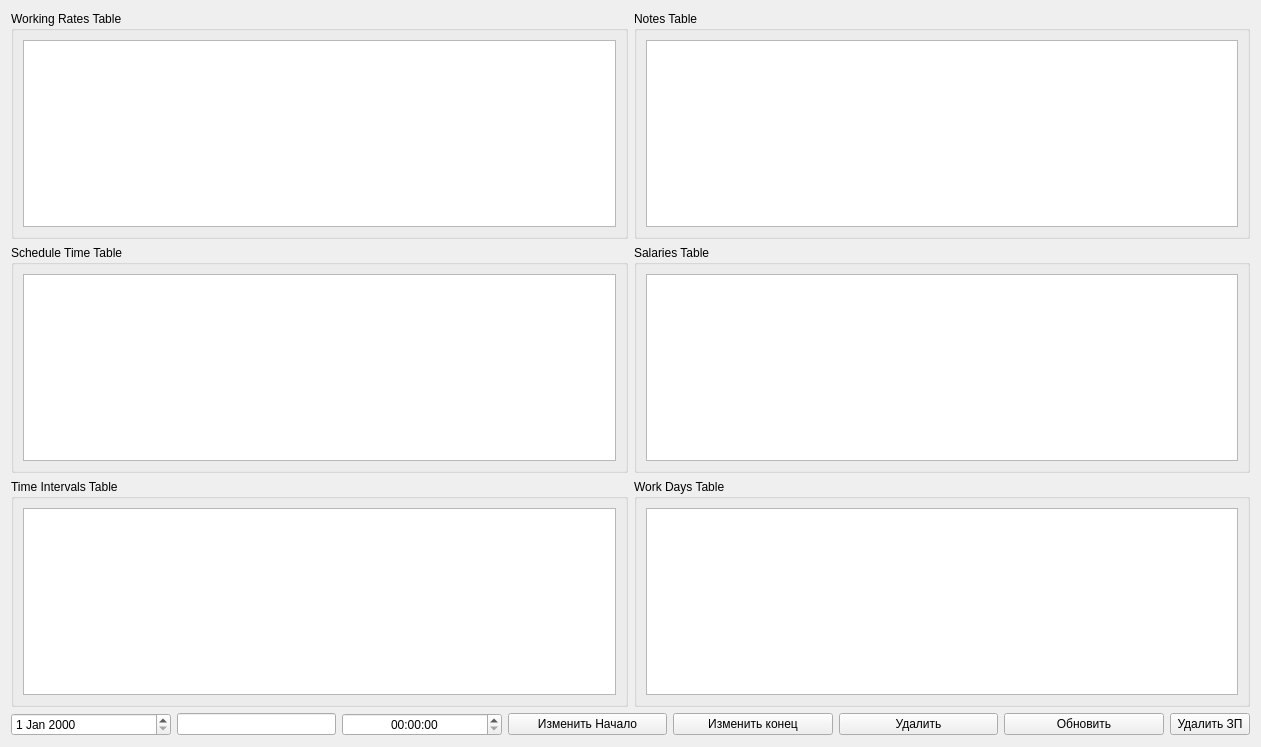
<?xml version="1.0" encoding="UTF-8"?>
<ui version="4.0">
 <class>TablesDataBase</class>
 <widget class="QWidget" name="TablesDataBase">
  <property name="geometry">
   <rect>
    <x>0</x>
    <y>0</y>
    <width>1261</width>
    <height>747</height>
   </rect>
  </property>
  <property name="windowTitle">
   <string>Form</string>
  </property>
  <layout class="QGridLayout" name="gridLayout">
   <item row="0" column="0">
    <widget class="QGroupBox" name="groupBox">
     <property name="title">
      <string>Working Rates Table</string>
     </property>
     <layout class="QHBoxLayout" name="horizontalLayout">
      <item>
       <widget class="QTableView" name="WorkingRatesTable"/>
      </item>
     </layout>
    </widget>
   </item>
   <item row="0" column="1">
    <widget class="QGroupBox" name="groupBox_2">
     <property name="title">
      <string>Notes Table</string>
     </property>
     <layout class="QHBoxLayout" name="horizontalLayout_2">
      <item>
       <widget class="QTableView" name="NotesTable"/>
      </item>
     </layout>
    </widget>
   </item>
   <item row="1" column="0">
    <widget class="QGroupBox" name="groupBox_3">
     <property name="title">
      <string>Schedule Time Table</string>
     </property>
     <layout class="QHBoxLayout" name="horizontalLayout_3">
      <item>
       <widget class="QTableView" name="ScheduleTimeTable"/>
      </item>
     </layout>
    </widget>
   </item>
   <item row="1" column="1">
    <widget class="QGroupBox" name="groupBox_4">
     <property name="title">
      <string>Salaries Table</string>
     </property>
     <layout class="QHBoxLayout" name="horizontalLayout_4">
      <item>
       <widget class="QTableView" name="SalariesTable"/>
      </item>
     </layout>
    </widget>
   </item>
   <item row="2" column="0">
    <widget class="QGroupBox" name="groupBox_5">
     <property name="title">
      <string>Time Intervals Table</string>
     </property>
     <layout class="QHBoxLayout" name="horizontalLayout_5">
      <item>
       <widget class="QTableView" name="TimeIntervalsTable"/>
      </item>
     </layout>
    </widget>
   </item>
   <item row="2" column="1">
    <widget class="QGroupBox" name="groupBox_6">
     <property name="title">
      <string>Work Days Table</string>
     </property>
     <layout class="QHBoxLayout" name="horizontalLayout_6">
      <item>
       <widget class="QTableView" name="WorkDaysTable"/>
      </item>
     </layout>
    </widget>
   </item>
   <item row="3" column="0" colspan="2">
    <layout class="QHBoxLayout" name="horizontalLayout_7">
     <item>
      <widget class="QDateEdit" name="DateEdit">
       <property name="sizePolicy">
        <sizepolicy hsizetype="Expanding" vsizetype="Fixed">
         <horstretch>0</horstretch>
         <verstretch>0</verstretch>
        </sizepolicy>
       </property>
      </widget>
     </item>
     <item>
      <widget class="QLineEdit" name="IntervalEdit">
       <property name="sizePolicy">
        <sizepolicy hsizetype="Expanding" vsizetype="Fixed">
         <horstretch>0</horstretch>
         <verstretch>0</verstretch>
        </sizepolicy>
       </property>
      </widget>
     </item>
     <item>
      <widget class="QTimeEdit" name="TimeNeed">
       <property name="sizePolicy">
        <sizepolicy hsizetype="Expanding" vsizetype="Fixed">
         <horstretch>0</horstretch>
         <verstretch>0</verstretch>
        </sizepolicy>
       </property>
       <property name="alignment">
        <set>Qt::AlignCenter</set>
       </property>
      </widget>
     </item>
     <item>
      <widget class="QPushButton" name="ChangeTimeStartButton">
       <property name="sizePolicy">
        <sizepolicy hsizetype="Expanding" vsizetype="Fixed">
         <horstretch>0</horstretch>
         <verstretch>0</verstretch>
        </sizepolicy>
       </property>
       <property name="text">
        <string>Изменить Начало</string>
       </property>
      </widget>
     </item>
     <item>
      <widget class="QPushButton" name="ChangeTimeEndButton">
       <property name="sizePolicy">
        <sizepolicy hsizetype="Expanding" vsizetype="Fixed">
         <horstretch>0</horstretch>
         <verstretch>0</verstretch>
        </sizepolicy>
       </property>
       <property name="text">
        <string>Изменить конец</string>
       </property>
      </widget>
     </item>
     <item>
      <widget class="QPushButton" name="RemoveButton">
       <property name="sizePolicy">
        <sizepolicy hsizetype="Expanding" vsizetype="Fixed">
         <horstretch>0</horstretch>
         <verstretch>0</verstretch>
        </sizepolicy>
       </property>
       <property name="text">
        <string>Удалить</string>
       </property>
      </widget>
     </item>
     <item>
      <widget class="QPushButton" name="UpdateButton">
       <property name="sizePolicy">
        <sizepolicy hsizetype="Expanding" vsizetype="Fixed">
         <horstretch>0</horstretch>
         <verstretch>0</verstretch>
        </sizepolicy>
       </property>
       <property name="text">
        <string>Обновить</string>
       </property>
      </widget>
     </item>
     <item>
      <widget class="QPushButton" name="RemoveSalaryButton">
       <property name="text">
        <string>Удалить ЗП</string>
       </property>
      </widget>
     </item>
    </layout>
   </item>
  </layout>
 </widget>
 <resources/>
 <connections/>
</ui>
